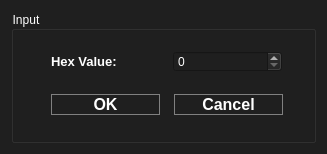
<?xml version="1.0" encoding="UTF-8"?>
<ui version="4.0">
 <class>InfoDialog</class>
 <widget class="QDialog" name="InfoDialog">
  <property name="geometry">
   <rect>
    <x>0</x>
    <y>0</y>
    <width>327</width>
    <height>154</height>
   </rect>
  </property>
  <property name="windowTitle">
   <string>Input</string>
  </property>
  <property name="styleSheet">
   <string notr="true">background-color:rgb(31, 31, 31);</string>
  </property>
  <layout class="QVBoxLayout" name="verticalLayout_2">
   <item>
    <widget class="QGroupBox" name="groupBox">
     <property name="styleSheet">
      <string notr="true">color:white;</string>
     </property>
     <property name="title">
      <string>Input</string>
     </property>
     <widget class="QWidget" name="layoutWidget">
      <property name="geometry">
       <rect>
        <x>40</x>
        <y>30</y>
        <width>231</width>
        <height>41</height>
       </rect>
      </property>
      <layout class="QHBoxLayout" name="horizontalLayout">
       <item>
        <widget class="QLabel" name="label_2">
         <property name="font">
          <font>
           <family>Arial</family>
           <pointsize>10</pointsize>
           <weight>75</weight>
           <bold>true</bold>
          </font>
         </property>
         <property name="styleSheet">
          <string notr="true">color: white;</string>
         </property>
         <property name="text">
          <string>Hex Value:</string>
         </property>
        </widget>
       </item>
       <item>
        <widget class="QSpinBox" name="spinBox">
         <property name="minimumSize">
          <size>
           <width>109</width>
           <height>21</height>
          </size>
         </property>
         <property name="maximumSize">
          <size>
           <width>109</width>
           <height>21</height>
          </size>
         </property>
         <property name="baseSize">
          <size>
           <width>0</width>
           <height>21</height>
          </size>
         </property>
         <property name="maximum">
          <number>255</number>
         </property>
         <property name="displayIntegerBase">
          <number>16</number>
         </property>
        </widget>
       </item>
      </layout>
     </widget>
     <widget class="QWidget" name="layoutWidget">
      <property name="geometry">
       <rect>
        <x>40</x>
        <y>73</y>
        <width>232</width>
        <height>41</height>
       </rect>
      </property>
      <layout class="QHBoxLayout" name="horizontalLayout_2">
       <item>
        <widget class="QPushButton" name="okButton">
         <property name="minimumSize">
          <size>
           <width>109</width>
           <height>21</height>
          </size>
         </property>
         <property name="maximumSize">
          <size>
           <width>109</width>
           <height>21</height>
          </size>
         </property>
         <property name="font">
          <font>
           <family>Arial</family>
           <pointsize>12</pointsize>
           <weight>75</weight>
           <bold>true</bold>
          </font>
         </property>
         <property name="styleSheet">
          <string notr="true">QPushButton {
   border: 1px solid gray;
  color: white; 
}
QPushButton:hover {
    background-color: rgb(74, 74, 74);
}
QPushButton:pressed {
    background-color: qlineargradient(x1: 0, y1: 0, x2: 0, y2: 1,
                                      stop: 0 #dadbde, stop: 1 #444444);
}</string>
         </property>
         <property name="text">
          <string>OK</string>
         </property>
        </widget>
       </item>
       <item>
        <spacer name="horizontalSpacer">
         <property name="orientation">
          <enum>Qt::Horizontal</enum>
         </property>
         <property name="sizeHint" stdset="0">
          <size>
           <width>40</width>
           <height>20</height>
          </size>
         </property>
        </spacer>
       </item>
       <item>
        <widget class="QPushButton" name="cancelButton">
         <property name="minimumSize">
          <size>
           <width>109</width>
           <height>21</height>
          </size>
         </property>
         <property name="font">
          <font>
           <family>Arial</family>
           <pointsize>12</pointsize>
           <weight>75</weight>
           <bold>true</bold>
          </font>
         </property>
         <property name="styleSheet">
          <string notr="true">QPushButton {
   border: 1px solid gray;
  color: white; 
}
QPushButton:hover {
    background-color: rgb(74, 74, 74);
}
QPushButton:pressed {
    background-color: qlineargradient(x1: 0, y1: 0, x2: 0, y2: 1,
                                      stop: 0 #dadbde, stop: 1 #444444);
}</string>
         </property>
         <property name="text">
          <string>Cancel</string>
         </property>
        </widget>
       </item>
      </layout>
     </widget>
    </widget>
   </item>
  </layout>
 </widget>
 <resources/>
 <connections/>
</ui>
